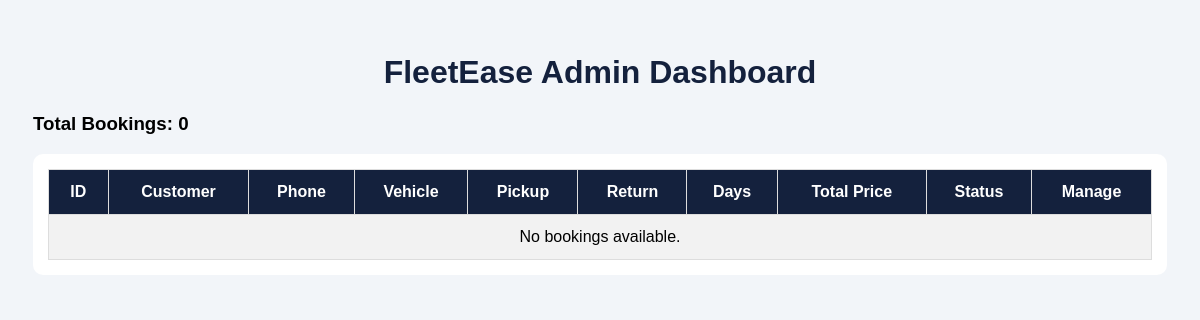
/admin/bookings, run on an earlier commit of the app's database.
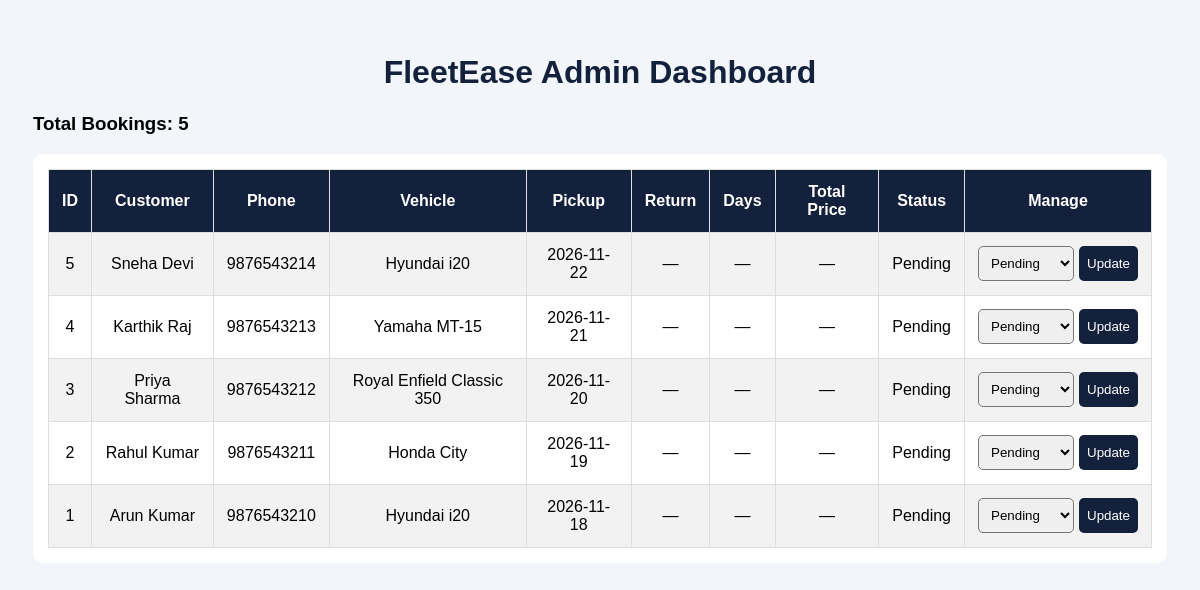
And on a later commit of the database.
### tables this page shows
CREATE TABLE bookings (
            id INTEGER PRIMARY KEY AUTOINCREMENT,
            vehicle_name TEXT NOT NULL,
            customer_name TEXT NOT NULL,
            phone TEXT NOT NULL,
            booking_date TEXT NOT NULL,
            status TEXT DEFAULT 'Pending'
        , return_date TEXT, total_days INTEGER, total_price REAL);

### app.py (the view)
@app.route("/admin/bookings")
def admin_bookings():
    bookings = get_all_bookings()
    return render_template("admin.html", bookings=bookings)

### database/db.py (called while the page is built)
def get_connection():
    return sqlite3.connect(DB_PATH)

def get_all_bookings():
    connection = get_connection()
    cursor = connection.cursor()
    cursor.execute("""
        SELECT id, customer_name, phone, vehicle_name,
               booking_date, return_date, total_days,
               total_price, status
        FROM bookings
        ORDER BY id DESC
    """)
    bookings = cursor.fetchall()
    connection.close()
    return bookings

### templates/admin.html (shortened to what this page needs)
<!DOCTYPE html>
<html lang="en">
<head>
</head>
<body>
    <h1>FleetEase Admin Dashboard</h1>
    <h3>Total Bookings: {{ bookings|length }}</h3>
    <div class="table-container">
        <table>
            <tr>
                <th>ID</th>
                <th>Customer</th>
                <th>Phone</th>
                <th>Vehicle</th>
                <th>Pickup</th>
                <th>Return</th>
                <th>Days</th>
                <th>Total Price</th>
                <th>Status</th>
                <th>Manage</th>
            </tr>
            {% for booking in bookings %}
            <tr>
                <td>{{ booking[0] }}</td>
                <td>{{ booking[1] }}</td>
                <td>{{ booking[2] }}</td>
                <td>{{ booking[3] }}</td>
                <td>{{ booking[4] }}</td>
                <td>{{ booking[5] or "—" }}</td>
                <td>{{ booking[6] or "—" }}</td>
                <td>
                    {% if booking[7] is not none %}
                        ₹{{ booking[7] }}
                    {% else %}
                        —
                    {% endif %}
                </td>
                <td>{{ booking[8] }}</td>
                <td>
                    <form class="status-form"
                          action="{{ url_for('change_booking_status', booking_id=booking[0]) }}"
                          method="POST">
                        <select name="status">
                            <option value="Pending"
                                {% if booking[8] == "Pending" %}selected{% endif %}>
                                Pending
                            </option>
                        </select>
                        <button type="submit">Update</button>
                    </form>
                </td>
            </tr>
            {% else %}
            <tr>
                <td colspan="10">No bookings available.</td>
            </tr>
            {% endfor %}
        </table>
    </div>
</body>
</html>

### templates/admin.html (style rules this page uses)
body { font-family: Arial, sans-serif; background: #f2f5f9; padding: 25px; }
h1 { color: #14213d; text-align: center; }
.table-container { overflow-x: auto; background: white; padding: 15px; border-radius: 10px; }
table { width: 100%; border-collapse: collapse; }
th, td { padding: 13px; border: 1px solid #ddd; text-align: center; }
th { background: #14213d; color: white; }
tr:nth-child(even) { background: #f2f2f2; }
select, button { padding: 8px; border-radius: 5px; }
button { background: #14213d; color: white; border: none; cursor: pointer; }
.status-form { display: flex; gap: 5px; justify-content: center; }

What changed in the data, as far as the page shows it:
added bookings: id "5", customer_name "Sneha Devi", phone "9876543214", vehicle_name "Hyundai i20", booking_date "2026-11-22", booking "—", status "Pending"
added bookings: id "4", customer_name "Karthik Raj", phone "9876543213", vehicle_name "Yamaha MT-15", booking_date "2026-11-21", booking "—", status "Pending"
added bookings: id "3", customer_name "Priya Sharma", phone "9876543212", vehicle_name "Royal Enfield Classic 350", booking_date "2026-11-20", booking "—", status "Pending"
added bookings: id "2", customer_name "Rahul Kumar", phone "9876543211", vehicle_name "Honda City", booking_date "2026-11-19", booking "—", status "Pending"
added bookings: id "1", customer_name "Arun Kumar", phone "9876543210", vehicle_name "Hyundai i20", booking_date "2026-11-18", booking "—", status "Pending"
Also different on the page:
{{ bookings|length }}: "0" → "5"
text no longer shown: "No bookings available."
